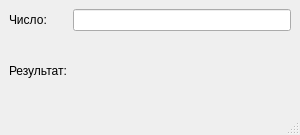
<?xml version="1.0" encoding="UTF-8"?>
<ui version="4.0">
 <class>MainWindow</class>
 <widget class="QMainWindow" name="MainWindow">
  <property name="geometry">
   <rect>
    <x>0</x>
    <y>0</y>
    <width>300</width>
    <height>135</height>
   </rect>
  </property>
  <property name="minimumSize">
   <size>
    <width>300</width>
    <height>135</height>
   </size>
  </property>
  <property name="maximumSize">
   <size>
    <width>300</width>
    <height>135</height>
   </size>
  </property>
  <property name="windowTitle">
   <string>MainWindow</string>
  </property>
  <widget class="QWidget" name="centralwidget">
   <layout class="QGridLayout" name="gridLayout_2">
    <item row="0" column="0">
     <layout class="QGridLayout" name="gridLayout">
      <item row="0" column="0">
       <widget class="QLabel" name="label_2">
        <property name="text">
         <string>Число:</string>
        </property>
       </widget>
      </item>
      <item row="1" column="0">
       <widget class="QLabel" name="label">
        <property name="text">
         <string>Результат:</string>
        </property>
       </widget>
      </item>
      <item row="1" column="1">
       <widget class="QLabel" name="binary">
        <property name="text">
         <string/>
        </property>
       </widget>
      </item>
      <item row="0" column="1">
       <widget class="QLineEdit" name="lineEdit"/>
      </item>
     </layout>
    </item>
   </layout>
  </widget>
  <widget class="QMenuBar" name="menubar">
   <property name="geometry">
    <rect>
     <x>0</x>
     <y>0</y>
     <width>300</width>
     <height>30</height>
    </rect>
   </property>
  </widget>
  <widget class="QStatusBar" name="statusbar"/>
 </widget>
 <resources/>
 <connections/>
</ui>
